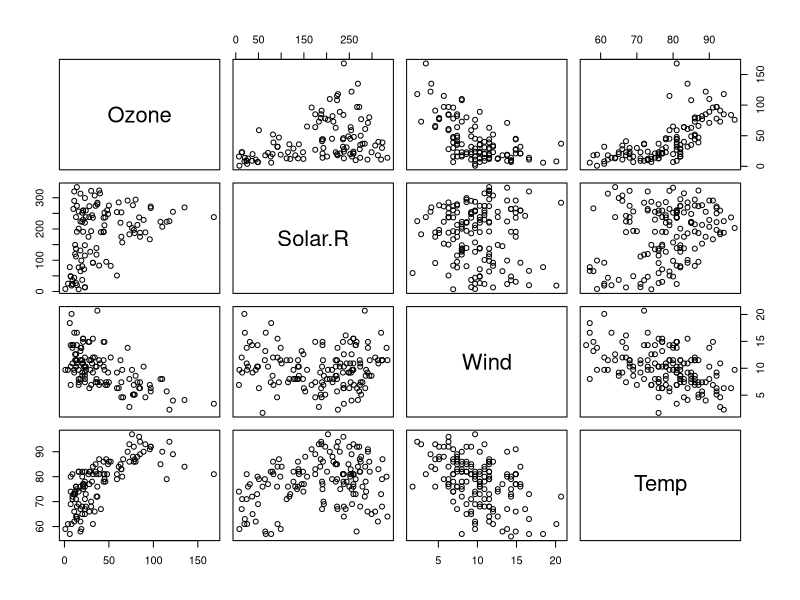
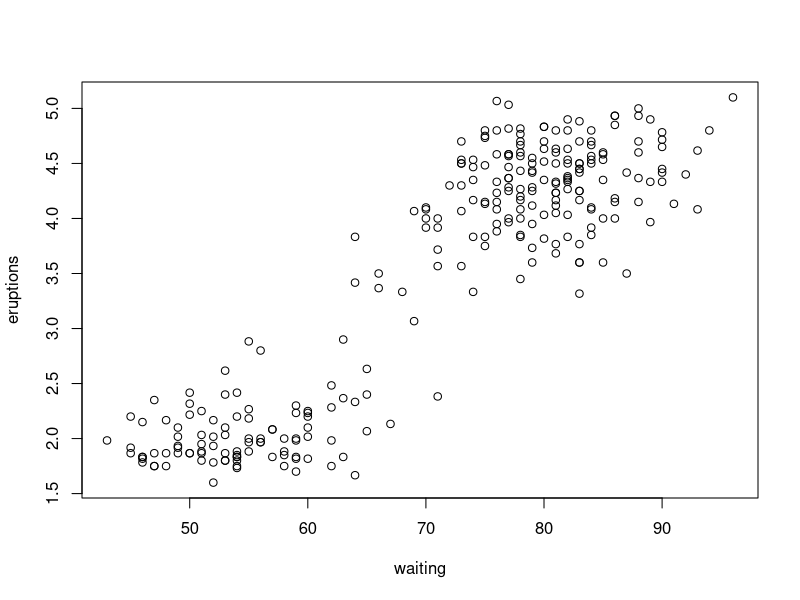
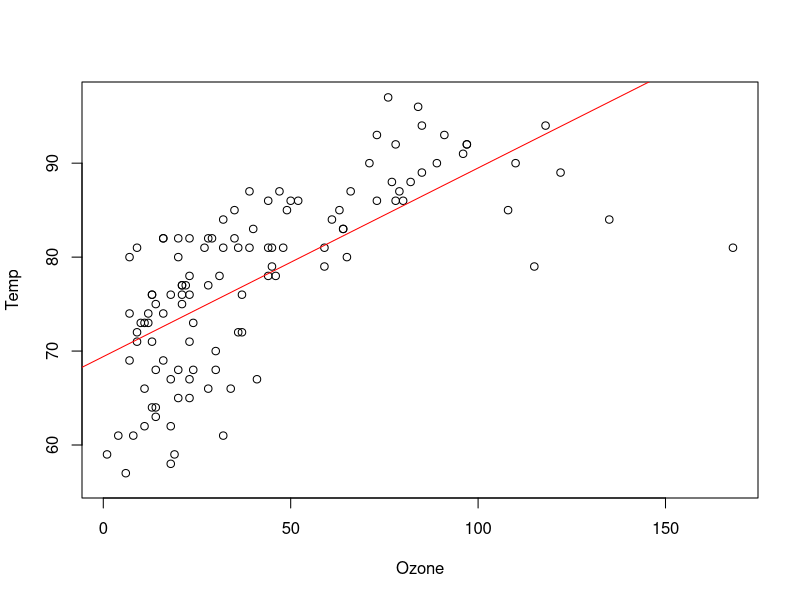
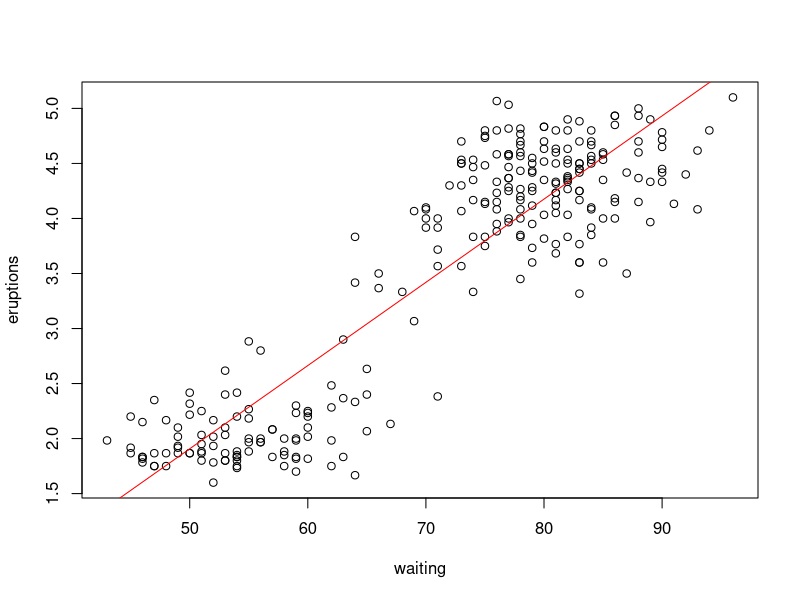
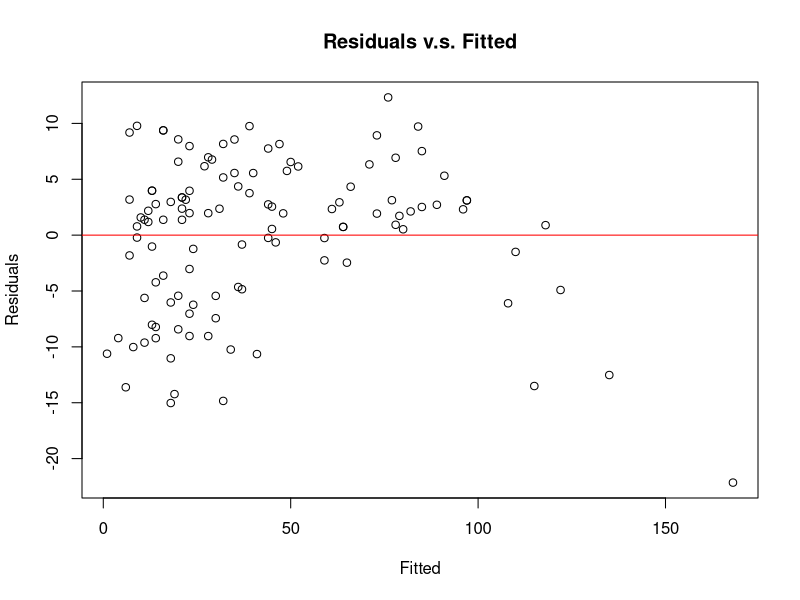
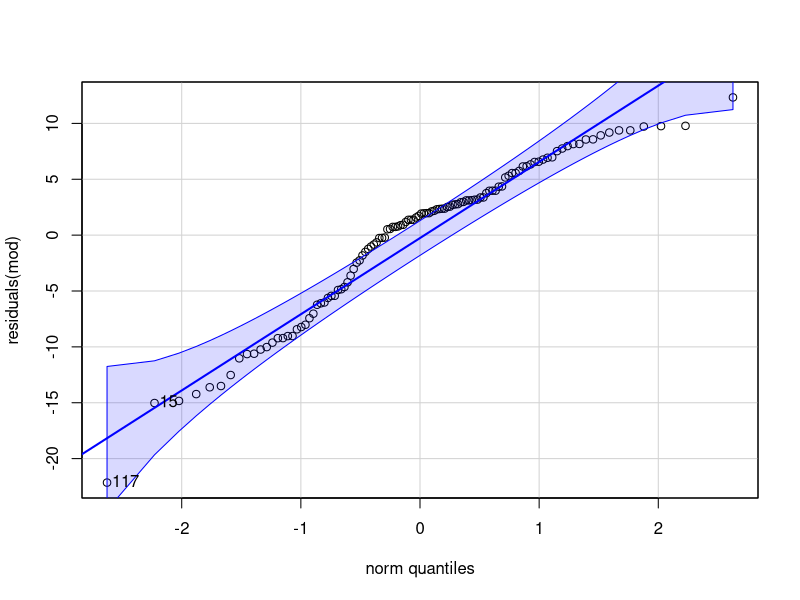

Here is the R script that generated these plots, in order:
## ---- chunk 1
pairs(airquality[,c('Ozone','Solar.R', 'Wind', 'Temp')])  # scatter plot

cor(airquality[, c("Ozone", "Solar.R", "Wind", "Temp")], 
    use = "complete.obs")    # use the rows where there is both a value for x and y
## ---- chunk 2
head(faithful, 3)
# Plot waiting against eruptions
plot(eruptions~waiting, data=faithful)
## ---- chunk 3
# Calculate the correlation coefficient
cor(faithful$eruptions, faithful$waiting)
## ---- chunk 4
# Build linear model
mod <- lm(Temp~Ozone, data=airquality)
summary(mod)

# Plot scatterplot with estimated regression line
plot(Temp~Ozone, data=airquality)
abline(mod, col='red')
## ---- chunk 5
# Build linear model
mod <- lm(eruptions~waiting, data=faithful)
summary(mod)

#Plot scatterplot with estimated regression line
plot(eruptions~waiting, data=faithful)
abline(mod, col='red')
## ---- chunk 6
mod <- lm(Temp~Wind, data=airquality)
r2 <- summary(mod)$r.squared

# get SSY
y <- airquality$Temp
meany <- mean(y)
diff <- y-meany
SSY <- sum(diff^2)

# get SSYp
x <- data.frame(Wind=airquality$Wind)
predy <- predict.lm(mod, x)
diff <- predy-meany
SSYp <- sum(diff^2)

# get SSE
diff <- predy-y
SSE <- sum(diff^2)
SSE

# Verify SSY - SSYp = SSE
SSY-SSYp==SSE
## ---- chunk 7
library(lmtest)
library(car)
library(dplyr)

# Create linear model
dat.airquality <- airquality %>%
  select(Temp, Ozone)  %>%
  na.omit
mod <- lm(Temp~Ozone, data=dat.airquality)
summary(mod)
## ---- chunk 8
# visual
plot(residuals(mod)~Ozone, data=dat.airquality,
     main='Residuals v.s. Fitted', xlab='Fitted', ylab='Residuals')
abline(h=0, col='red')

# statistical test
bptest(mod)
## ---- chunk 9
# Q-Q plot
qqPlot(residuals(mod))

# Shapiro-Wilk test
shapiro.test(residuals(mod))
